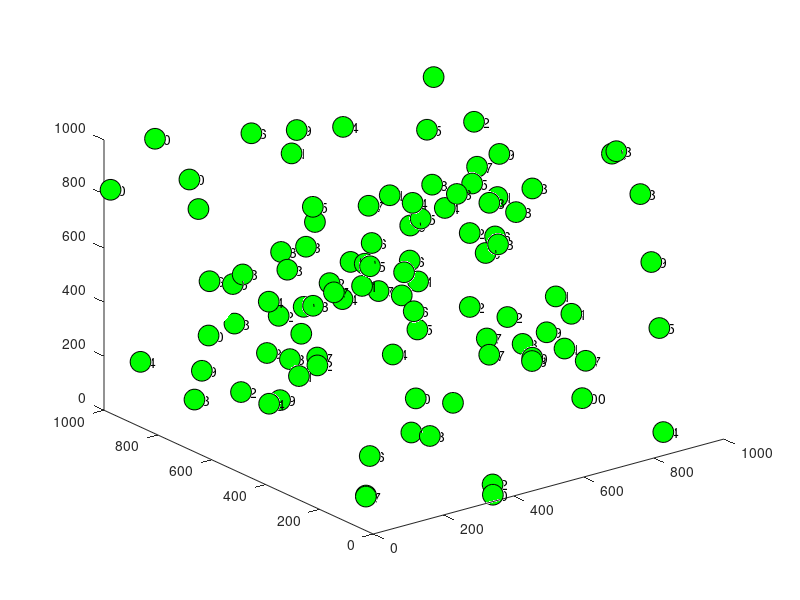

Source code (MATLAB): (Note: this script raises an error after producing the figure.)
close all;
clear all;
clc;
Network=[1000 1000 1000];
numberofNodes=100;  % Number of Nodes
NodeX=rand(1,numberofNodes)*Network(1);
NodeY=rand(1,numberofNodes)*Network(2);
NodeZ=rand(1,numberofNodes)*Network(3);
figure,
plot3(NodeX,NodeY,NodeZ,'ko','Markersize',15,'MarkerFaceColor','g');
for ii=1:numberofNodes
    text(NodeX(ii),NodeY(ii),NodeZ(ii),num2str(ii));
end


% Node Location  optimization based on PSO
param.nVar = 2;
param.ub = 50 * ones(1, 2);
param.lb = -50 * ones(1, 2);
param.fobj = @ObjectiveFunction;
param.NetD = Network(1);
param.NoNodes = numberofNodes;
param.NX = NodeX;
param.NY = NodeY;
param.NZ = NodeZ;
noP = 4;
maxIter = 500;
visFlag = 1;
RunNo  = 30;
BestSolutions_PSO = zeros(1 , RunNo);


[ GBEST  , GroupIndex,minNodeLoc ] = PSO( noP , maxIter, param , visFlag ) ;

disp('Best solution found')
GBEST.X
disp('Best objective value')
GBEST.O


figure,
for ii=1:numberofNodes
    plot3(GroupIndex{minNodeLoc(ii)}(1),GroupIndex{minNodeLoc(ii)}(2),GroupIndex{minNodeLoc(ii)}(3),'ko','Markersize',15,'MarkerFaceColor','g');hold on;
end
for ii=1:length(minNodeLoc)
    text(GroupIndex{(ii)}(1),GroupIndex{(ii)}(2),GroupIndex{(ii)}(3),num2str(minNodeLoc(ii)));hold on;
end

